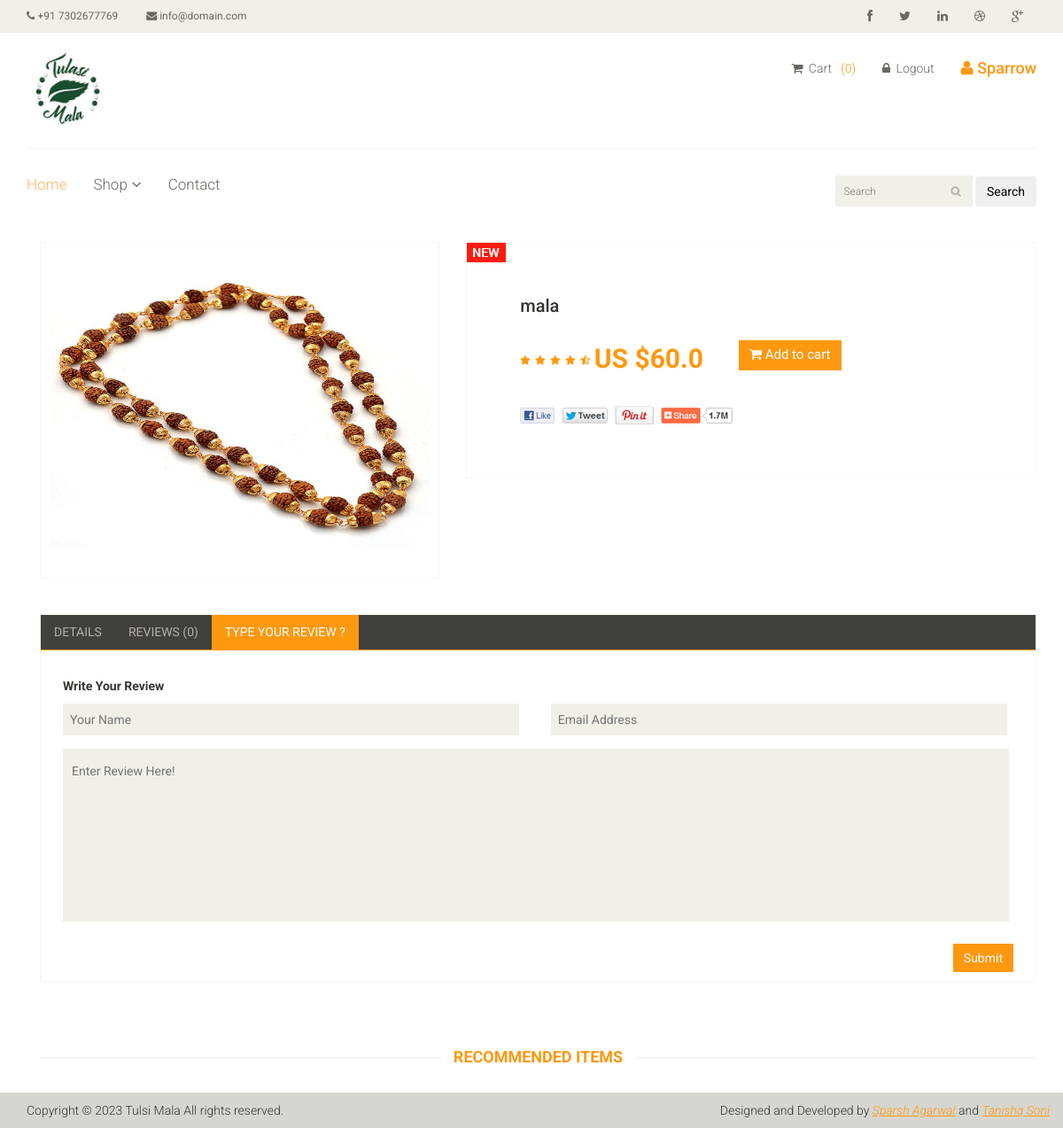
Screenshot of /mala (signed in) with the database file from the repository.
### core/models.py (models this page shows, shortened)
class Product(models.Model):
    name = models.CharField(max_length=100)
    category = models.ForeignKey('Category', on_delete=models.CASCADE)
    slug = models.SlugField(unique=True, null=True, blank=True)
    desc = models.TextField()
    price = models.FloatField(default=0.0)
    product_available_count = models.IntegerField(default=0)
    img = models.ImageField(upload_to='images/')

### core/views.py (the view)
# urls.py: path('<slug>', views.products, name='products'),
def products(request, slug):
    try:
        product = Product.objects.get(slug=slug)
        ordered_products = Product.objects.exclude(slug=slug)
        recommended_products = ordered_products.order_by("?")[:3]
        reviews = Reviews.objects.filter(product=product)
        if (request.user.is_authenticated):
            len_of_cart = len(Cart.objects.filter(user=request.user))
            return render(request, "core/product-details.html", {'len_of_cart': len_of_cart, 'prodDescp': product, 'reviews': reviews, 'recommended_products': recommended_products})
        return render(request, "core/product-details.html", {'prodDescp': product, 'reviews': reviews, 'recommended_products': recommended_products})
    except Exception as e:
        return HttpResponse("404 Not Found")

### templates/core/product-details.html (shortened to what this page needs)
{% extends './base.html' %}
{% load static %}
{% load  cart_template_tag %}
{% block start %}
	<section>
		<div class="container">
			<div class="row">
				<div class="col-sm-12 padding-right">
					<div class="product-details">
						<div class="col-sm-5">
							<div class="view-product">
								<img src="/media/{{prodDescp.img}}" alt="" />
							</div>
						</div>
						<div class="col-sm-7">
							<div class="product-information">
								<img src="images/product-details/new.jpg" class="newarrival" alt="" />
								<h2>{{prodDescp.name}}</h2>
								<img src="images/product-details/rating.png" alt="" />
								<span>
									<span>US ${{prodDescp.price}}</span>
									<a href="{% url 'add_to_cart' prodDescp.pk %}" type="button" class="btn btn-fefault cart">
										<i class="fa fa-shopping-cart"></i>
										Add to cart
									</a>
								</span>
								<a href=""><img src="images/product-details/share.png" class="share img-responsive"  alt="" /></a>
							</div>
						</div>
					</div>
					<div class="category-tab shop-details-tab">
						<div class="col-sm-12">
							<ul class="nav nav-tabs">
								<li><a href="#details" data-toggle="tab">Details</a></li>
								<li><a href="#companyprofile" data-toggle="tab">Reviews
									{% if reviews %}
									({{reviews|length}})
									{% else %}
									(0)
									{% endif %}
								</a></li>
								<li class="active"><a href="#reviews" data-toggle="tab">Type Your Review ?</a></li>
							</ul>
						</div>
						<div class="tab-content">
							<div class="tab-pane fade active in" id="reviews" >
								<div class="col-sm-12">
									{% if user.is_authenticated %}
									<p><b>Write Your Review</b></p>
									<form action="/saveReview/{{prodDescp.slug}}" method="post"> {% csrf_token %}
										<span>
											<input type="text" name="name" placeholder="Your Name"/>
											<input type="email" name="email" placeholder="Email Address"/>
										</span>
										<textarea name="message" placeholder="Enter Review Here!"></textarea>
										<button type="submit" class="btn btn-default pull-right">
											Submit
										</button>
									</form>
									{% endif %}
								</div>
							</div>
						</div>
					</div>
					<div class="recommended_items">
						<h2 class="title text-center">Recommended items</h2>
					</div>
				</div>
			</div>
		</div>
	</section>
	{% endblock %}

### templates/core/base.html (shortened to what this page needs)
{% load static %} {% load cart_template_tag %}
<!DOCTYPE html>
<html lang="en">
  <head>
    <link href="{% static 'css/bootstrap.min.css' %}" rel="stylesheet" />
    <link href="{% static 'css/font-awesome.min.css' %}" rel="stylesheet" />
    <link href="{% static 'css/prettyPhoto.css' %}" rel="stylesheet" />
    <link href="{% static 'css/price-range.css' %}" rel="stylesheet" />
    <link href="{% static 'css/animate.css' %}" rel="stylesheet" />
    <link href="{% static 'css/main.css' %}" rel="stylesheet" />
    <link href="{% static 'css/responsive.css' %}" rel="stylesheet" />
    <script src="https://code.jquery.com/jquery-3.6.0.min.js"></script></head
  >
  <body>
    <header id="header">
      <div class="header_top">
        <div class="container">
          <div class="row">
            <div class="col-sm-6">
              <div class="contactinfo">
                <ul class="nav nav-pills">
                  <li>
                    <a href="#"><i class="fa fa-phone"></i> +91 7302677769</a>
                  </li>
                  <li>
                    <a href="#"
                      ><i class="fa fa-envelope"></i> info@domain.com</a
                    >
                  </li>
                </ul>
              </div>
            </div>
            <div class="col-sm-6">
              <div class="social-icons pull-right">
                <ul class="nav navbar-nav">
                  <li>
                    <a href="#"><i class="fa fa-facebook"></i></a>
                  </li>
                  <li>
                    <a href="#"><i class="fa fa-twitter"></i></a>
                  </li>
                  <li>
                    <a href="#"><i class="fa fa-linkedin"></i></a>
                  </li>
                  <li>
                    <a href="#"><i class="fa fa-dribbble"></i></a>
                  </li>
                  <li>
                    <a href="#"><i class="fa fa-google-plus"></i></a>
                  </li>
                </ul>
              </div>
            </div>
          </div>
        </div>
      </div>
      <div class="header-middle">
        <div class="container">
          <div class="row">
            <div class="col-sm-4">
              <div class="logo pull-left">
                <a href="/"
                  ><img src="{% static 'images/home/logo.png' %}" alt="" style="width: 9rem;"
                /></a>
              </div>
            </div>
            <div class="col-sm-8">
              <div class="shop-menu pull-right">
                <ul class="nav navbar-nav">
                  <li>
                    <a href="/cart"
                      ><i class="fa fa-shopping-cart"></i> Cart&nbsp;&nbsp;
                       {% if user.is_authenticated %}
                      <div style="color: #fe980f; display: inline">
                        ({{ len_of_cart }})
                      </div>
                      {% endif %}
                    </a>
                  </li>
                  {% if user.is_authenticated %}
                  <li>
                    <a href=" /accounts/user_logout"
                      ><i class="fa fa-lock"></i> Logout</a
                    >
                  </li>
                  <li>
                    <h4 style="color: #fe980f;">
                      <i class="fa fa-user"></i> {{ user.username|title }}
                    </h4>
                  </li>
                  {% else %}
                  <li>
                    <a href=" /accounts/user_login"
                      ><i class="fa fa-lock"></i> Login</a
                    >
                  </li>
                  {% endif %}
                </ul>
              </div>
            </div>
          </div>
        </div>
      </div>
      <div class="header-bottom">
        <div class="container">
          <div class="row">
            <div class="col-sm-9">
              <div class="mainmenu pull-left">
                <ul class="nav navbar-nav collapse navbar-collapse">
                  <li><a href="/" class="active">Home</a></li>
                  <li class="dropdown">
                    <a href="#">Shop<i class="fa fa-angle-down"></i></a>
                  </li>
                  <li><a href="/contactus">Contact</a></li>
                </ul>
              </div>
            </div>
            <div class="col-sm-3">
              <form action="/search" class="search_box pull-right" method="get">
                <input type="text" required name="query" placeholder="Search" />
                <button type="submit" class="btn btn-fefault">Search</button>
              </form>
            </div>
          </div>
        </div>
      </div>
    </header>
    {% block start %} {% endblock %}
    <footer id="footer">
      <div class="footer-bottom">
        <div class="container">
          <div class="row">
            <p class="pull-left">
              Copyright © 2023 Tulsi Mala All rights reserved.
            </p>
            <p class="pull-right">
              Designed and Developed by
              <span
                ><a href="https://www.linkedin.com/in/sparsh-agarwal-a74128138/"
                  >Sparsh Agarwal</a
                >
                and
                <a href="https://www.linkedin.com/in/tanishq-soni-899146214/"
                  >Tanishq Soni</a
                ></span
              >
            </p>
          </div>
        </div>
      </div>
    </footer>
  </body>
</html>

### rows the page displays
Product: img (picture), name "mala", price "60.0"

### other values shown
{{ len_of_cart }} "0"
{{ user.username|title }} "Sparrow"
